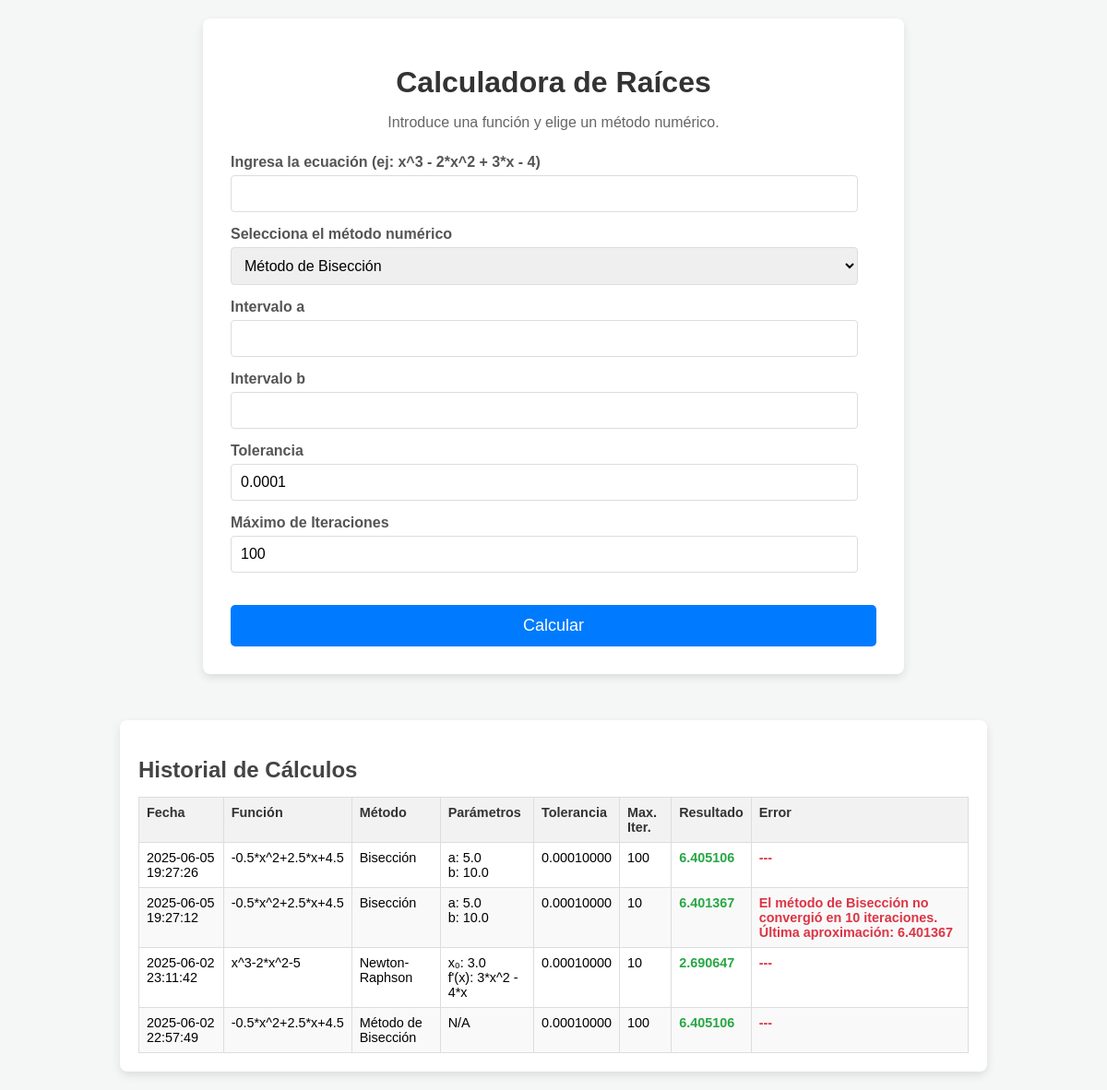
The page / on the database its author committed.
### methods/models.py (models this page shows, shortened)
class CalculationHistory(models.Model):
    function_expression = models.CharField(max_length=255, help_text="La expresión de la función utilizada")
    method_name = models.CharField(max_length=50, help_text="Nombre del método numérico (Bisección, Newton-Raphson, etc.)")
    tolerance = models.FloatField(help_text="La tolerancia utilizada para el cálculo")
    max_iterations = models.IntegerField(help_text="El número máximo de iteraciones permitidas")
    calculated_at = models.DateTimeField(auto_now_add=True, help_text="Fecha y hora del cálculo")
    a_value = models.FloatField(null=True, blank=True, help_text="Valor 'a' para Bisección")
    b_value = models.FloatField(null=True, blank=True, help_text="Valor 'b' para Bisección")
    initial_guess_value = models.FloatField(null=True, blank=True, help_text="Valor de estimación inicial (x₀)")
    derivative_expression = models.CharField(max_length=255, null=True, blank=True, help_text="Expresión de la primera derivada")
    second_derivative_expression = models.CharField(max_length=255, null=True, blank=True, help_text="Expresión de la segunda derivada")
    result_value = models.FloatField(null=True, blank=True, help_text="La raíz aproximada encontrada")
    error_message = models.TextField(null=True, blank=True, help_text="Mensaje de error si el cálculo falló")
    class Meta:
        ordering = ['-calculated_at'] # Ordenar por fecha de cálculo descendente

### methods/views.py (the view, shortened to what this page needs)
# urls.py: path('', views.numerical_methods_calculator, name='home'),
def numerical_methods_calculator(request):
    form = RootFinderForm()
    result = None
    error = None
    graph = None
    iterations_data = None  # Variable para almacenar los datos de las iteraciones
    method_name = None      # Variable para el nombre clave del método (ej. 'bisection')
    method_name_display = None # Variable para el nombre legible del método (ej. 'Bisección')
    history_entries = CalculationHistory.objects.all().order_by('-calculated_at')
    context = {
        'form': form,
        'result': result,
        'error': error,
        'graph': graph,
        'history_entries': history_entries,
        'iterations_data': iterations_data,       # <-- Datos para la tabla de iteraciones
        'method_name': method_name,               # <-- Nombre clave del método para lógica en HTML
        'method_name_display': method_name_display, # <-- Nombre legible del método para el título
    }
    return render(request, 'home.html', context)

### methods/forms.py (shortened to what this page needs)
class RootFinderForm(forms.Form):
    function = forms.CharField(label='Ingresa la ecuación (ej: x^3 - 2*x^2 + 3*x - 4)', max_length=200)
    method = forms.ChoiceField(label='Selecciona el método numérico', choices=METHOD_CHOICES)
    bisection_a = forms.FloatField(label='Intervalo a', required=False)
    bisection_b = forms.FloatField(label='Intervalo b', required=False)
    newton_raphson_initial_guess = forms.FloatField(label='Valor inicial (x₀)', required=False)
    newton_raphson_derivative = forms.CharField(label="Derivada f'(x)", max_length=200, required=False)
    modified_newton_raphson_initial_guess = forms.FloatField(label='Valor inicial (x₀)', required=False)
    modified_newton_raphson_derivative = forms.CharField(label="Primera derivada f'(x)", max_length=200, required=False)
    modified_newton_raphson_second_derivative = forms.CharField(label="Segunda derivada f''(x)", max_length=200, required=False)
    tolerance = forms.FloatField(label='Tolerancia', initial=0.0001)
    max_iterations = forms.IntegerField(label='Máximo de Iteraciones', initial=100)

### methods/templates/home.html (shortened to what this page needs)
<!DOCTYPE html>
<html lang="es">
<head>
</head>
<body>
    <div class="container">
        <h1>Calculadora de Raíces</h1>
        <p>Introduce una función y elige un método numérico.</p>
        <form method="post">
            <div class="form-group">
                <label for="{{ form.function.id_for_label }}">{{ form.function.label }}</label>
                {{ form.function }}
            </div>
            <div class="form-group">
                <label for="{{ form.method.id_for_label }}">{{ form.method.label }}</label>
                {{ form.method }}
            </div>
            <div id="bisection_fields" class="method-fields">
                <div class="form-group">
                    <label for="{{ form.bisection_a.id_for_label }}">{{ form.bisection_a.label }}</label>
                    {{ form.bisection_a }}
                </div>
                <div class="form-group">
                    <label for="{{ form.bisection_b.id_for_label }}">{{ form.bisection_b.label }}</label>
                    {{ form.bisection_b }}
                </div>
            </div>
            <div class="form-group">
                <label for="{{ form.tolerance.id_for_label }}">{{ form.tolerance.label }}</label>
                {{ form.tolerance }}
            </div>
            <div class="form-group">
                <label for="{{ form.max_iterations.id_for_label }}">{{ form.max_iterations.label }}</label>
                {{ form.max_iterations }}
            </div>
            <button type="submit">Calcular</button>
        </form>
    </div>
    <div class="history-container">
        <h2>Historial de Cálculos</h2>
        {% if history_entries %}
            <table class="history-table">
                <thead>
                    <tr>
                        <th>Fecha</th>
                        <th>Función</th>
                        <th>Método</th>
                        <th>Parámetros</th>
                        <th>Tolerancia</th>
                        <th>Max. Iter.</th>
                        <th>Resultado</th>
                        <th>Error</th>
                    </tr>
                </thead>
                <tbody>
                    {% for entry in history_entries %}
                    <tr>
                        <td>{{ entry.calculated_at|date:"Y-m-d H:i:s" }}</td>
                        <td>{{ entry.function_expression }}</td>
                        <td>{{ entry.method_name }}</td>
                        <td>
                            {% if entry.method_name == "Bisección" %}
                                a: {{ entry.a_value|default_if_none:"N/A" }}<br>
                                b: {{ entry.b_value|default_if_none:"N/A" }}
                            {% elif entry.method_name == "Newton-Raphson" %}
                                x₀: {{ entry.initial_guess_value|default_if_none:"N/A" }}<br>
                                f'(x): {{ entry.derivative_expression|default_if_none:"N/A" }}
                            {% elif entry.method_name == "Newton-Raphson Modificado" %}
                                x₀: {{ entry.initial_guess_value|default_if_none:"N/A" }}<br>
                                f'(x): {{ entry.derivative_expression|default_if_none:"N/A" }}<br>
                                f''(x): {{ entry.second_derivative_expression|default_if_none:"N/A" }}
                            {% else %}
                                N/A
                            {% endif %}
                        </td>
                        <td>{{ entry.tolerance|floatformat:"-8" }}</td> <td>{{ entry.max_iterations }}</td>
                        <td class="result-cell">
                            {% if entry.result_value is not None %}
                                {{ entry.result_value|floatformat:6 }}
                            {% else %}
                                ---
                            {% endif %}
                        </td>
                        <td class="error-message-cell">
                            {% if entry.error_message %}
                                {{ entry.error_message }}
                            {% else %}
                                ---
                            {% endif %}
                        </td>
                    </tr>
                    {% endfor %}
                </tbody>
            </table>
        {% else %}
            <p class="no-history">No hay cálculos en el historial todavía.</p>
        {% endif %}
    </div>
</body>
</html>

### methods/templates/home.html (style rules this page uses)
body { font-family: Arial, sans-serif; background-color: #f4f7f6; display: flex; flex-direction: column; align-items: center; min-height: 100vh; margin: 0; padding: 20px; box-sizing: border-box; }
.container { background-color: #ffffff; padding: 30px; border-radius: 8px; box-shadow: 0 4px 10px rgba(0, 0, 0, 0.1); width: 100%; max-width: 700px; text-align: center; margin-bottom: 30px; }
h1 { color: #333; margin-bottom: 5px; }
h2 { color: #444; margin-bottom: 15px; }
p { color: #666; margin-bottom: 25px; }
form { text-align: left; }
.form-group { margin-bottom: 15px; }
label { display: block; margin-bottom: 5px; font-weight: bold; color: #555; }
input[type="text"], input[type="number"], select { width: calc(100% - 20px); padding: 10px; border: 1px solid #ddd; border-radius: 4px; box-sizing: border-box; font-size: 16px; }
button { background-color: #007bff; color: white; padding: 12px 20px; border: none; border-radius: 5px; cursor: pointer; font-size: 18px; width: 100%; margin-top: 20px; transition: background-color 0.3s ease; }
.method-fields { display: none; }
.method-fields.active { display: block; }
.history-container { width: 100%; max-width: 900px; margin-top: 20px; background-color: #ffffff; padding: 20px; border-radius: 8px; box-shadow: 0 4px 10px rgba(0, 0, 0, 0.1); text-align: left; }
.history-table { width: 100%; border-collapse: collapse; margin-top: 15px; font-size: 0.9em; }
.history-table th, .history-table td { border: 1px solid #ddd; padding: 8px; text-align: left; vertical-align: top; }
.history-table th { background-color: #f2f2f2; color: #333; font-weight: bold; }
.history-table tr:nth-child(even) { background-color: #f9f9f9; }
.history-table td.error-message-cell { color: #dc3545; font-weight: bold; }
.history-table td.result-cell { color: #28a745; font-weight: bold; }

### rows shown on the page
CalculationHistory: calculated_at "2025-06-05 19:27:26", function_expression "-0.5*x^2+2.5*x+4.5", method_name "Bisección", a_value "5.0", b_value "10.0", tolerance "0.00010000", max_iterations "100", result_value "6.405106"
CalculationHistory: calculated_at "2025-06-05 19:27:12", function_expression "-0.5*x^2+2.5*x+4.5", method_name "Bisección", a_value "5.0", b_value "10.0", tolerance "0.00010000", max_iterations "10", result_value "6.401367", error_message "El método de Bisección no convergió en 10 iteraciones. Última aproximación: 6.401367"
CalculationHistory: calculated_at "2025-06-02 23:11:42", function_expression "x^3-2*x^2-5", method_name "Newton-Raphson", initial_guess_value "3.0", derivative_expression "3*x^2 - 4*x", tolerance "0.00010000", max_iterations "10", result_value "2.690647"
CalculationHistory: calculated_at "2025-06-02 22:57:49", function_expression "-0.5*x^2+2.5*x+4.5", method_name "Método de Bisección", shows "N/A", tolerance "0.00010000", max_iterations "100", result_value "6.405106"
